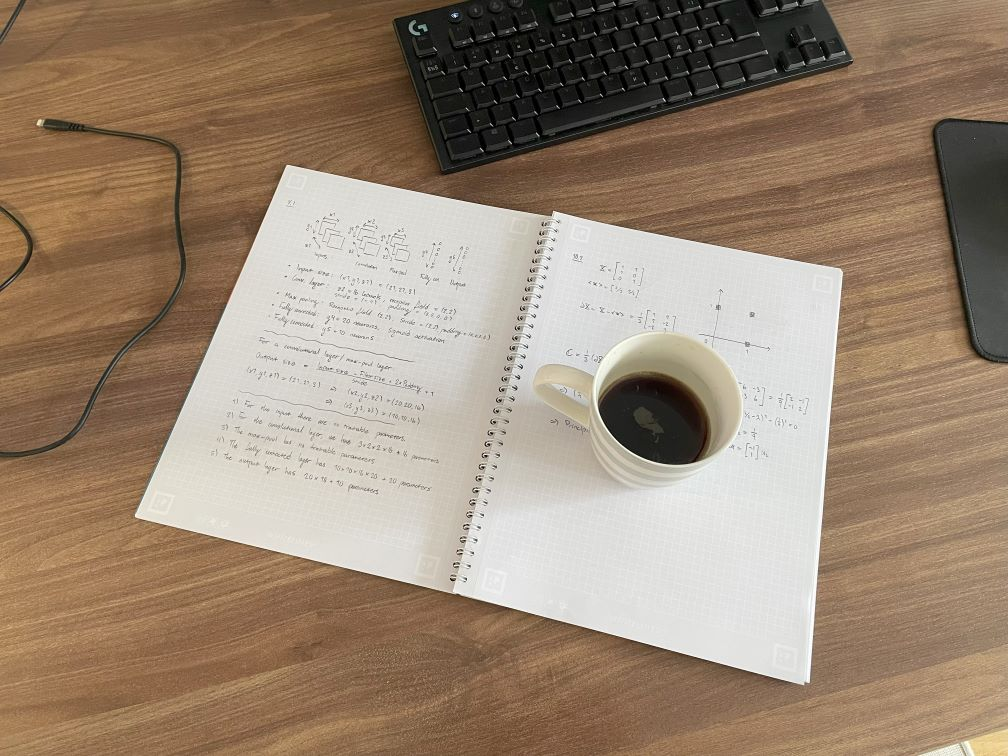
#> input picture tests/images/IMG_1846.jpg, 1008 x 756 px, found by its file name
$ jupyter execute grabcut.ipynb
#> lines starting #> are read from the running program, lines starting #| are printed output that depends on the picture; after the words box and inside, x2 and y2 are one past the last pixel; in counts of white or black regions, pixels touching at a corner belong together
### camscan/model/hough_utils.py
"""
This module defines the algorithm for detecting and extracting documents from
images and its related parameters and helper functions.
"""

import collections
import itertools
import math
import typing as t

import cv2
import numpy as np

from camscan import types

MIN_INTERSECTION_ANGLE = 60 * math.pi / 180
MIN_CONTOUR_AREA_RATIO = 0.20
MIN_CONTOUR_CORNER_DISTANCE = 50


# [8 lines left out: function euclidean_distance, not called in this run]


def draw_hough_lines(
    image: types.Image,
    lines: t.Iterable[types.Line],
    color: types.Color = (0, 255, 0),
    thickness: int = 2,
) -> cv2.typing.MatLike:
    """
    Given an input image, draw lines expressed in Hesse normal form produced by
    the Hough Transform onto it.
    :param image: The input image to draw lines onto
    :param lines: An array on the form [[rho1, theta1], [rho2, theta2], ...]
    :param color: The color of the drawn line
    :param thickness: The thickness of the drawn line
    :return: The image with the lines drawn
    """
    out = image.copy()
    for rho, theta in lines:
        a = np.cos(theta)
        b = np.sin(theta)
        x0 = a * rho
        y0 = b * rho
        pt1 = (round(x0 + 10000 * (-b)), round(y0 + 10000 * a))
        pt2 = (round(x0 - 10000 * (-b)), round(y0 - 10000 * a))
        cv2.line(img=out, pt1=pt1, pt2=pt2, color=color, thickness=thickness)

    return out


# [317 lines left out: functions intersection, find_cycles, find_intersections, find_contours, order_contour, find_best_contour and 1 more, not called in this run]

### development/notebooks/grabcut.ipynb
[cell 1]
import cv2
import matplotlib.pyplot as plt
import numpy as np


def show_cv_image(img):
    # Check if the image is a black-and-whie image (only 2 dimensions)
    # In this case, it is only a binary 0 for black and 1 for white
    if len(img.shape) == 2:
        pass
    # Check if the image has 3 color dimensions (BGR).
    # If it does, we need to convert from OpenCV BGR to RGB before showing.
    elif img.shape[2] == 3:
        img = cv2.cvtColor(img,  cv2.COLOR_BGR2RGB)
    # Check if the image has 4 color dimensions (BGRA).
    # If it does, we need to convert from OpenCV BGRA to RGBA before showing.
    elif img.shape[2] == 4:
        img = cv2.cvtColor(img,  cv2.COLOR_BGRA2RGBA)
    else:
        raise ValueError(f"Unknown image shape: {img.shape}")
    plt.imshow(img)
    plt.show()

[cell 2]
img_file = "../tests/images/IMG_1846.jpg"
img = cv2.imread(img_file)
#> img is the input picture: shape (756, 1008, 3); mean B, G, R 116, 135.2, 154.9
show_cv_image(img)

[cell 3]
height, width = img.shape[:2]
margin = 0.05  # 5% margin
x = int(width * margin)
y = int(height * margin)
rect = (x, y, width - 2*x, height - 2*y)

# Create mask and models
mask = np.zeros(img.shape[:2], np.uint8)
bgdModel = np.zeros((1, 65), np.float64)
fgdModel = np.zeros((1, 65), np.float64)

# Apply GrabCut
cv2.grabCut(img, mask, rect, bgdModel, fgdModel, 5, cv2.GC_INIT_WITH_RECT)

# Create binary mask
mask2 = np.where((mask == 2) | (mask == 0), 0, 1).astype("uint8")

# Convert to RGBA and apply mask to alpha channel
output_rgba = cv2.cvtColor(img, cv2.COLOR_BGR2BGRA)
output_rgba[:, :, 3] = mask2 * 255  # 0 for background, 255 for foreground

show_cv_image(mask)
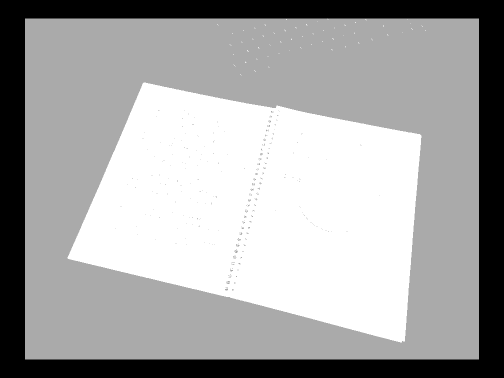
#> mask: shape (756, 1008) (shown at 1/2 size); min 0, max 3, mean 1.95; drawn with min black and max white
show_cv_image(mask2)
#> in show_cv_image (call 3), `plt.show()`:
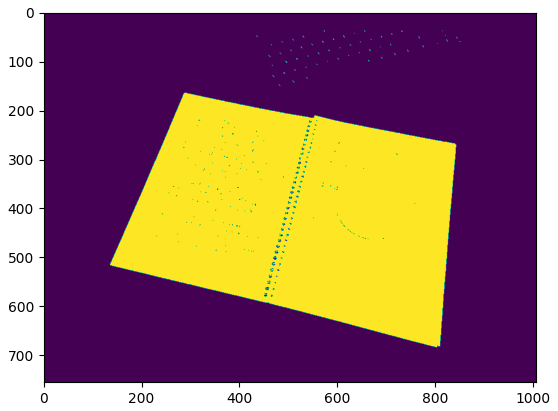
#> figure drawn by matplotlib, 1 panel
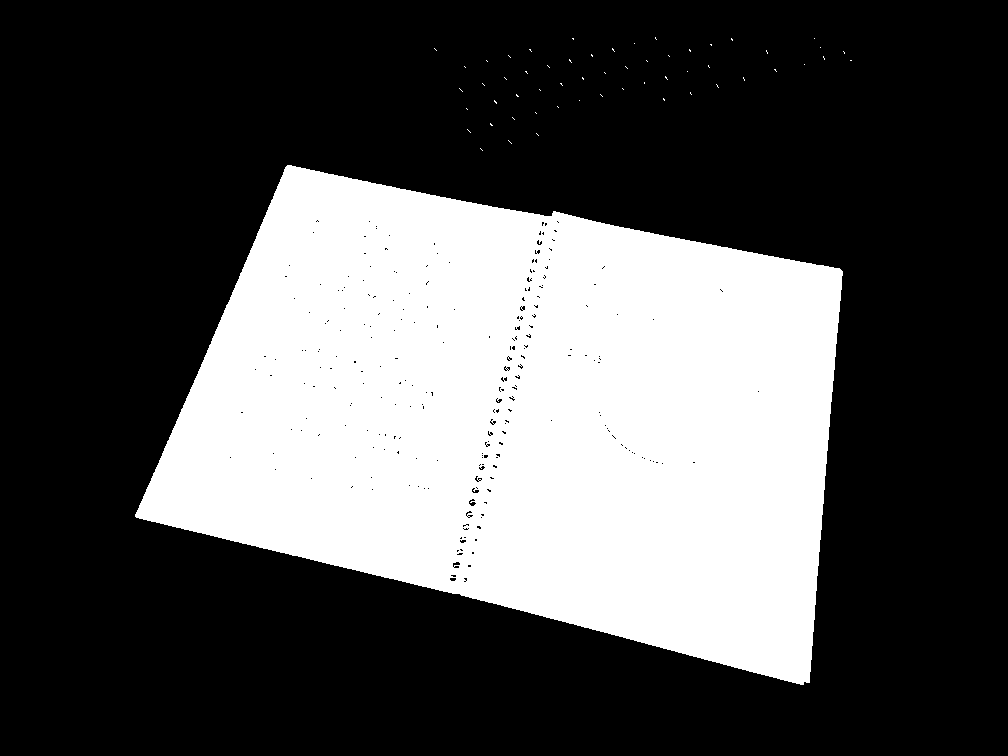
#> mask2: shape (756, 1008); values 0 (black) and 1 (white), 32.4% white; 57 white regions (56 under 20 px), largest, box (x1, y1, x2, y2) and area: (135, 165, 843, 685) 246785
show_cv_image(output_rgba)

[cell 4]
from camscan.model.hough_utils import draw_hough_lines

# We can remove unnecessary details from the image by applying a Gaussian
# blur, which will suppress high frequency noise (like the actual text on
# the pages of a document) while leaving larger details (like the actual
# contour of the document).
img_scale_gray_blur = cv2.GaussianBlur(
    src=mask2,
    ksize=(51, 51),
    sigmaX=0,
)

# We can then apply the Canny edge detection algorithm to the image
img_edge = cv2.Canny(
    image=img_scale_gray_blur,
    threshold1=0,
    threshold2=1,
)
#> img_scale_gray_blur: shape (756, 1008); values 0 (black) and 1 (white), 32.5% white; 1 white region, box (x1, y1, x2, y2) and area: (140, 167, 842, 682) 247489

lines = cv2.HoughLines(
    image=img_edge,
    rho=2,
    theta=np.pi / 180,
    threshold=100,
)
#> img_edge: shape (756, 1008); 0.26% white in thin lines or dots, all inside (x1, y1, x2, y2) = (139, 166, 842, 682)

img_hough_preview = output_rgba.copy()

# HoughLines produces an array with shape (num_lines, 1, 2) which we are
# reshaping to (num_lines, 2)
lines = lines.reshape((lines.shape[0], lines.shape[2]))
print(lines.shape)
#| (15, 2)
img_hough_preview = draw_hough_lines(image=img_hough_preview, lines=lines, color=(0, 255, 0, 255), thickness=10)
#> after the loop in draw_hough_lines, `for rho, theta in lines:`:
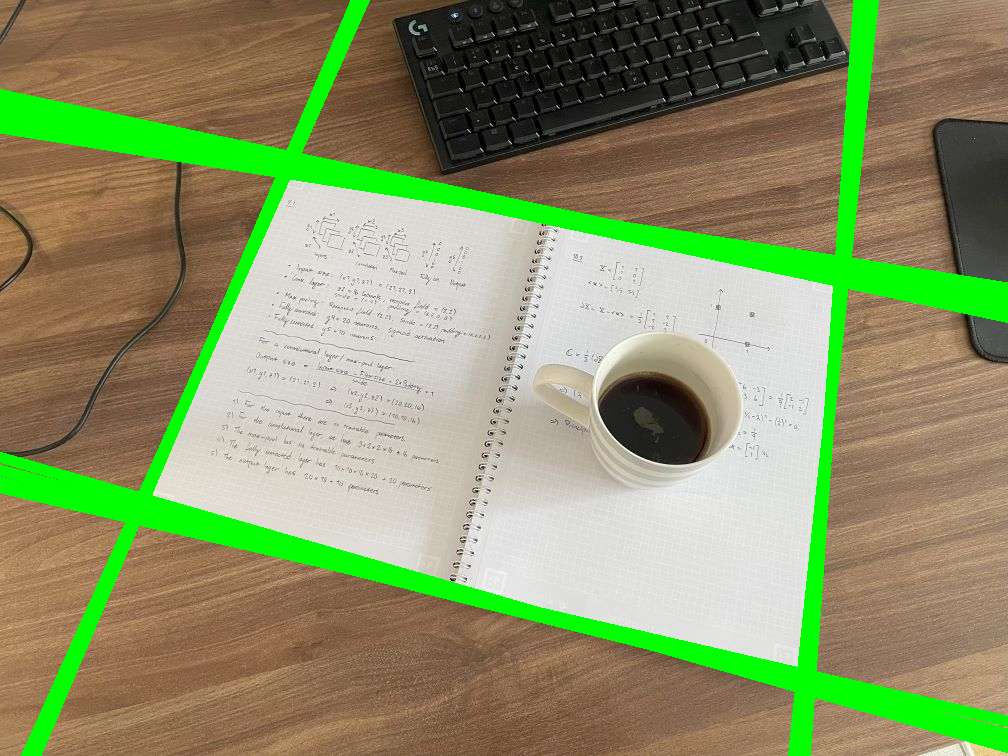
#> out: shape (756, 1008, 4); mean B, G, R, A 103.3, 146.9, 137.7, 101.5

show_cv_image(img_hough_preview)
#> in show_cv_image (call 5), `img = cv2.cvtColor(img,  cv2.COLOR_BGRA2RGBA)`:
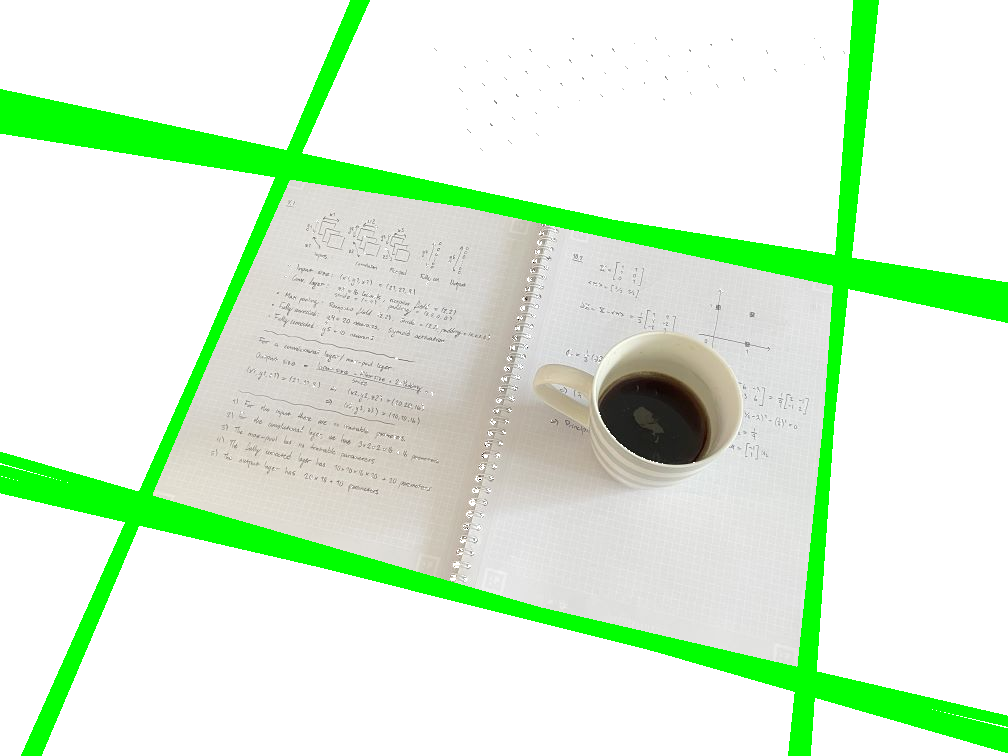
#> img: shape (756, 1008, 4); mean R, G, B, A 137.7, 146.9, 103.3, 101.5; transparent parts drawn white

$ run again, with tests/images/IMG_1842.jpg copied over tests/images/IMG_1846.jpg
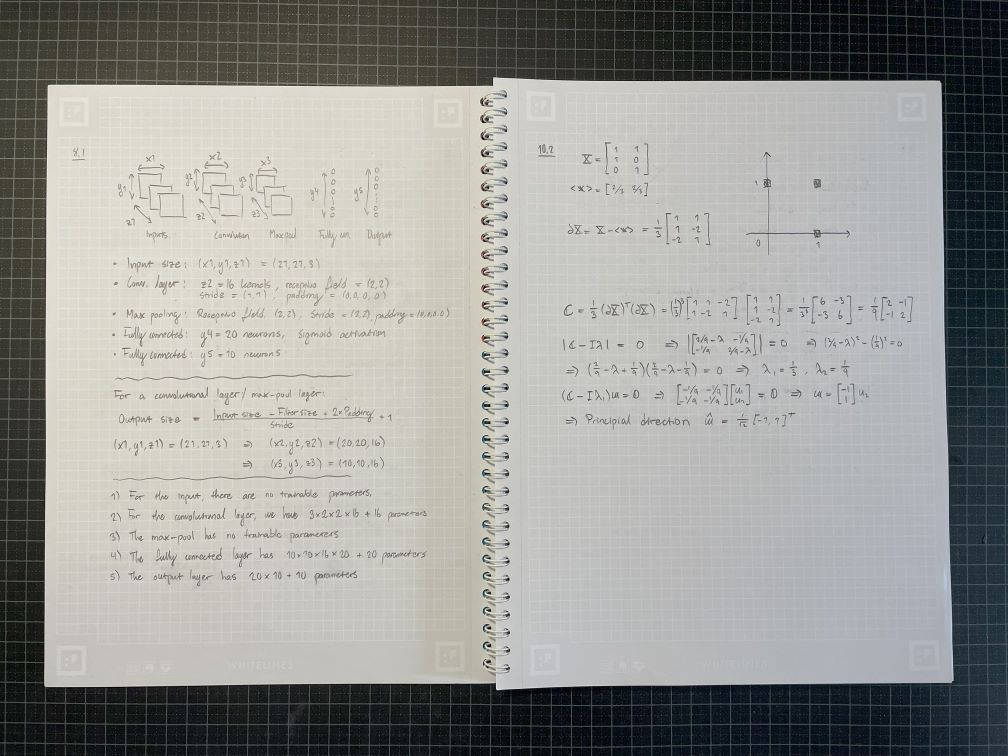
#> input picture tests/images/IMG_1842.jpg, 1008 x 756 px, found by its file name
#> img is the input picture: shape (756, 1008, 3); mean B, G, R 148.7, 152.1, 151.6
#> `show_cv_image(mask2)`:
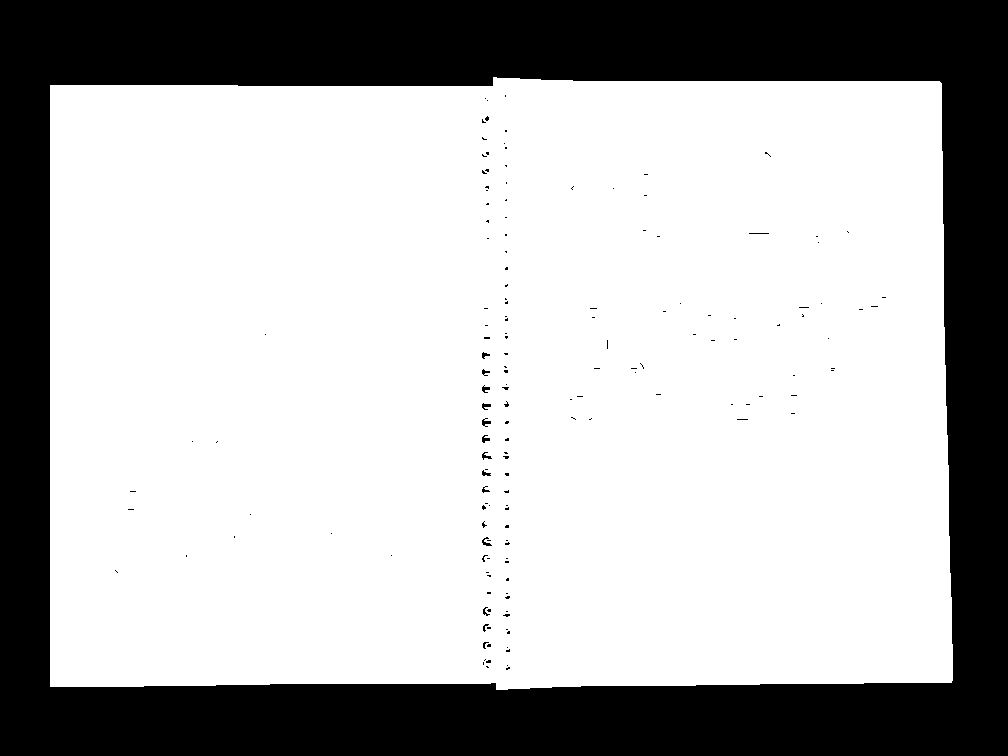
#> mask2: shape (756, 1008); values 0 (black) and 1 (white), 70.7% white; 155 black regions (141 under 20 px), largest, box (x1, y1, x2, y2) and area: (0, 0, 1008, 756) 222207, (482, 418, 491, 427) 42, (482, 537, 492, 546) 38
#> img_scale_gray_blur: shape (756, 1008); values 0 (black) and 1 (white), 70.8% white; 1 black region, box (x1, y1, x2, y2) and area: (0, 0, 1008, 756) 222425
#> img_edge: shape (756, 1008); 0.39% white in thin lines or dots, all inside (x1, y1, x2, y2) = (49, 77, 953, 689)
#| (19, 2)
#> in show_cv_image (call 5), `img = cv2.cvtColor(img,  cv2.COLOR_BGRA2RGBA)`:
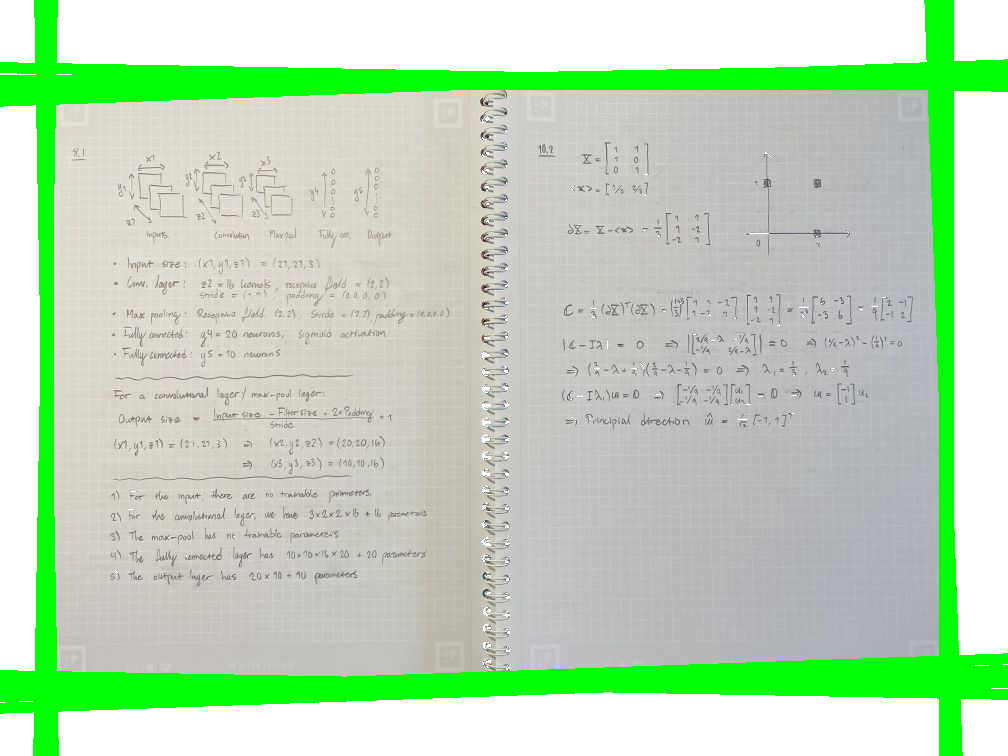
#> img: shape (756, 1008, 4); mean R, G, B, A 139.8, 168.8, 136.8, 197.9; transparent parts drawn white
